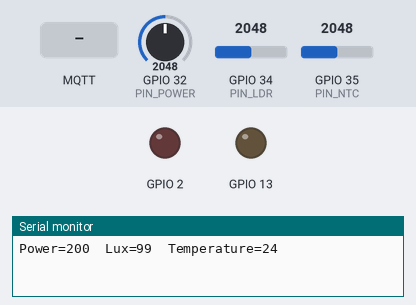
The sketch below on a simulated ESP32. Shown: output pins drawn as LEDs (lit = HIGH), the last lines printed to the serial monitor. The inputs (shaded band) are chosen by the test bench; at power-on: GPIO 35 (PIN_NTC) = 2048, GPIO 34 (PIN_LDR) = 2048, GPIO 32 (PIN_POWER) = 2048. WiFi joins after 1.5 s; servers stay silent unless stated; no MQTT or app messages arrive unless stated.

Above: at 2.8 s.
2.9 s: GPIO 35 (PIN_NTC) set to 748
5.8 s: GPIO 35 (PIN_NTC) set to 647
At 8.0 s:
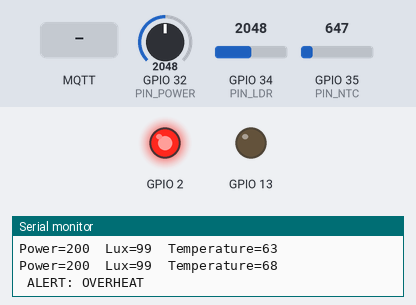
9.1 s: MQTT message "ON" arrives on the first subscribed topic
At 11.5 s:
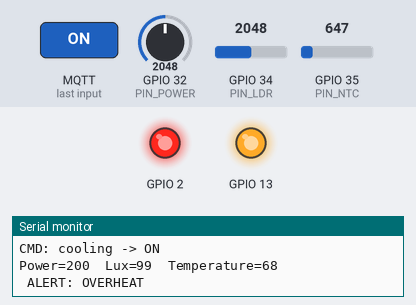
12.1 s: GPIO 35 (PIN_NTC) set to 1228
At 14.8 s:
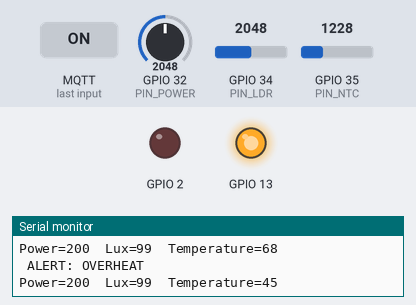
15.1 s: GPIO 34 (PIN_LDR) set to 41
17.8 s: GPIO 34 (PIN_LDR) set to 33
At 20.9 s:
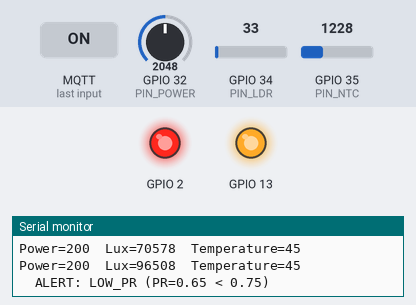
Timing chart, 0 to 22.4 s (numbered marks = the images above; inputs shaded):
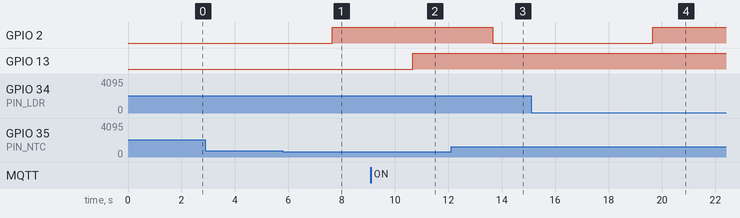

The sketch:

sketch.ino
```cpp
#include <WiFi.h>
#include <PubSubClient.h>

const int PIN_LDR       = 34;
const int PIN_NTC       = 35;
const int PIN_POWER     = 32;

const float P_NOMINAL   = 400;    // номінальна потужність панелі, Вт
const float TEMP_COEFF  = 0.004;  // втрата 0.4% за коджен градус понад 25

const float TEMP_MAX    = 65;   // макс. температура
const float G_MIN       = 300;  // мін. інсоляція
const float PR_MIN      = 0.75;  // мін. продуктивність

WiFiClient net;
PubSubClient mqtt(net);

void onMessage(char* topic, byte* payload, unsigned int len) {
  String msg = String((char*)payload).substring(0, len);
  bool on = msg.indexOf("ON") >= 0;
  digitalWrite(13, on ? HIGH : LOW);          // реле охолодження
  Serial.printf("CMD: cooling -> %s\n", on ? "ON" : "OFF");
}

void setup() {
  Serial.begin(115200);
  pinMode(2, OUTPUT);

  WiFi.begin("Wokwi-GUEST", "");
  while (WiFi.status() != WL_CONNECTED) delay(200);
  mqtt.setServer("test.mosquitto.org", 1883);
  pinMode(13, OUTPUT);
  mqtt.setCallback(onMessage);
}

// Конвертуємо напругу
float readPowerW() {
  int raw = analogRead(PIN_POWER);
  return raw / 4095.0 * 400.0;
}

// Конвертуємо температуру
float readTempC() {
  const float BETA = 3950;
  int raw = analogRead(PIN_NTC);
  return 1 / (log(1 / (4095.0 / raw - 1)) / BETA + 1.0 / 298.15) - 273.15;
}

// Конвертуємо освітленість
float readLux() {
  const float GAMMA = 0.7, RL10 = 50;
  int raw = analogRead(PIN_LDR);
  float voltage = raw / 4095.0 * 3.3;
  float resistance = 10000 * voltage / (3.3 - voltage);
  float lux = pow(RL10 * 1e3 * pow(10, GAMMA) / resistance, 1 / GAMMA);
  return lux;
}

void loop() {

  if (!mqtt.connected()) {
    mqtt.connect("esp32-solar-shumakov");
    mqtt.subscribe("kpi/shumakov/solar/cmd");
  }

  mqtt.loop();

  bool alert = false;

  int lux = readLux();
  int power = readPowerW();
  int irradiance = lux / 116;
  int temperature = readTempC();

  float expected = P_NOMINAL * (irradiance / 1000.0) * (1 - TEMP_COEFF * (temperature - 25));
  float pr = expected > 1 ? power / expected : 0;

  Serial.printf(
    "Power=%d  Lux=%d  Temperature=%d\n",
    power, lux, temperature
  );

  // Перевіряємо температуру панелі
  bool overheat = temperature > TEMP_MAX;
  if (overheat) {
    alert = true;
    Serial.println(" ALERT: OVERHEAT");
  }

  // Перевіряємо продуктивність панелі
  bool low_pr = irradiance > G_MIN && pr < PR_MIN;
  if (low_pr) {
    Serial.printf("  ALERT: LOW_PR (PR=%.2f < %.2f)\n", pr, PR_MIN);
    alert = true;
  }


  digitalWrite(2, alert ? HIGH : LOW);

  char json[100];
  snprintf(json, sizeof(json),
           "{\"power\":%d,\"lux\":%d,\"temperature\":%d,\"alert\":%s,\"overheat\":%s,\"low PR\":%s}",
           power,
           lux,
           temperature,
           alert ? "true" : "false",
           overheat ? "true" : "false",
           low_pr ? "true" : "false"
          );
  mqtt.publish("kpi/shumakov/solar/telemetry", json);

  delay(3000);
}
```

Measured:
- the behaviour switches between 687 and 686 on GPIO 35 (PIN_NTC) (found by bisection; images 0 and 1)
- the behaviour switches between 37 and 36 on GPIO 34 (PIN_LDR) (found by bisection; images 3 and 4)
- after the input at 5.8 s, GPIO 2: LOW → HIGH after 1.9 s
- after the input at 9.1 s, GPIO 13: LOW → HIGH after 1.6 s
- after the input at 12.1 s, GPIO 2: HIGH → LOW after 1.6 s
- after the input at 17.8 s, GPIO 2: LOW → HIGH after 1.9 s
